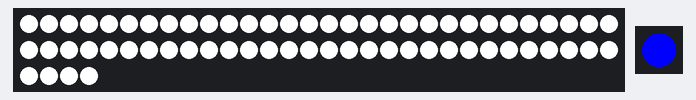
Recording of a program running on a simulated Raspberry Pi Pico running MicroPython. Shown: 64 RGB LEDs in strip order, left to right, continuing on the next row, 1 RGB LEDs in strip order, left to right. At 0.0 s the program stops and its outputs stay as they are.

Above: at 0.1 s.

The program:

main.py
```python
from machine import Pin
from neopixel import NeoPixel
from time import sleep

N_NEOPIX_1 = 64
NEO_PIN_1 = Pin(15)

N_NEOPIX_2 = 1
NEO_PIN_2 = Pin(27)

pixels_1 = NeoPixel(NEO_PIN_1, N_NEOPIX_1)
pixels_2 = NeoPixel(NEO_PIN_2, N_NEOPIX_2)

for n in range(N_NEOPIX_1):
  pixels_1[n] = (255,255,255)
pixels_2[0] = (0, 0, 255)

pixels_1.write()

pixels_2.write()

# 1 LED = 5 mA
# 3 LED = 15 mA
# 64 * 3 * 5 mA

# Log 1 on led = 5V  3.5 - 5V
# Log 0 on LED = 0V  0V - 1.5V

# Log 1 on Pico = 3.3V  2.2 - 3.3V
# Log 0 on Pico = 0V  0V - 1.5V
```
